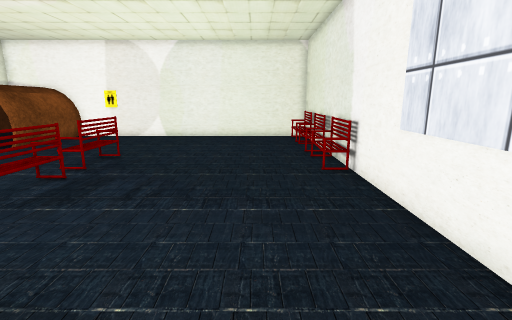
View 1 (above)

16 first-person views from a walk through a Unity game level. The camera is 1.3 m above the floor, tilts 12° down and sees 85° across. The floor is counted in squares, 0.5 m on a side. Each view is taken from the middle of a square. On the plan, view 1 faces up. The plan holds only what a view shows up to about 19 squares ahead; the rest is blank. The place goes on beyond the plan. The player character is not drawn. Some surface patterns are stand-ins.

View 2
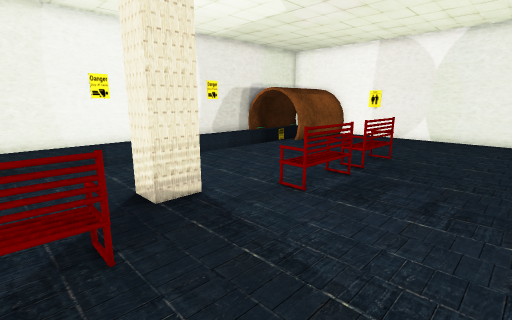

View 3
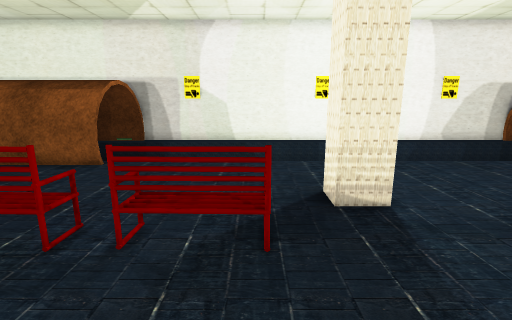

View 4
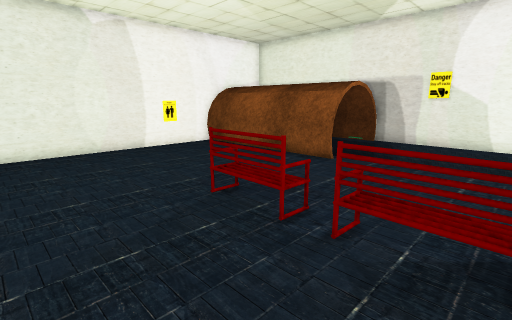

View 5
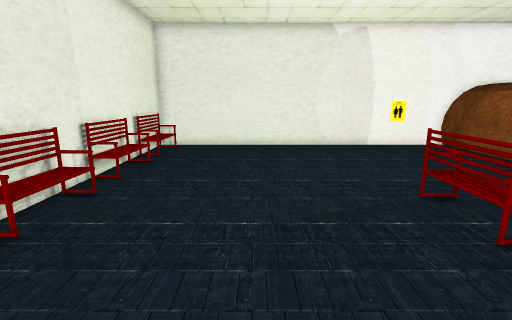

View 6
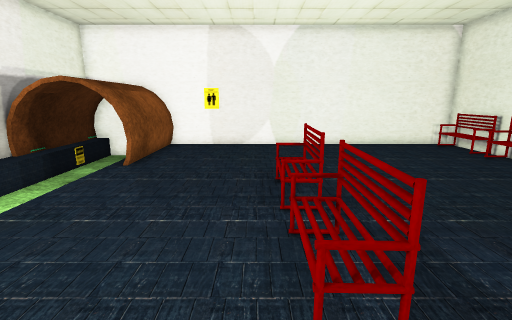

View 7
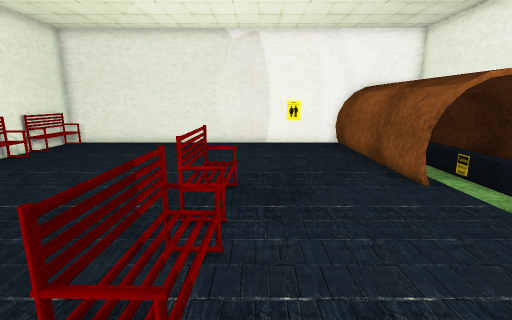

View 8
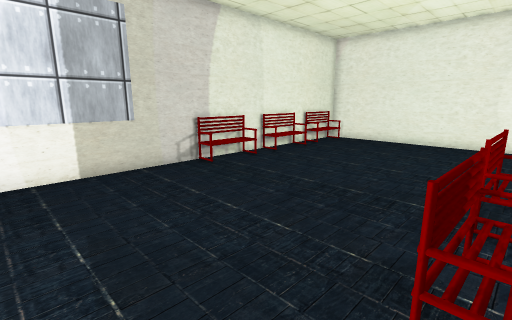

View 9
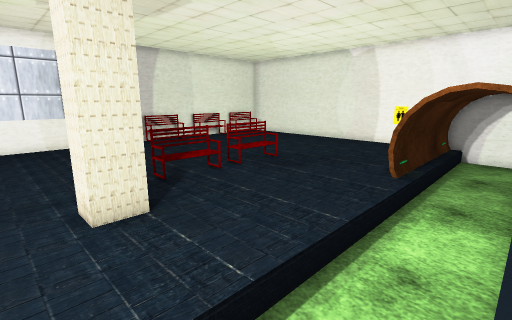

View 10
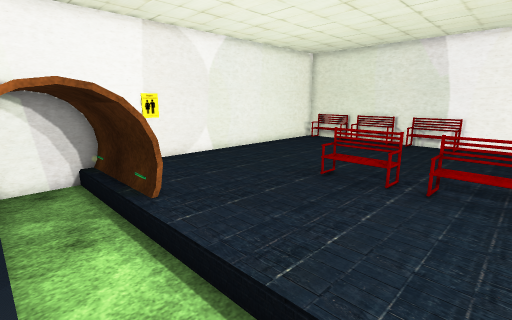

View 11
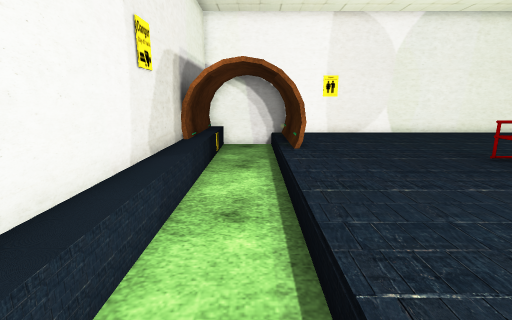

View 12
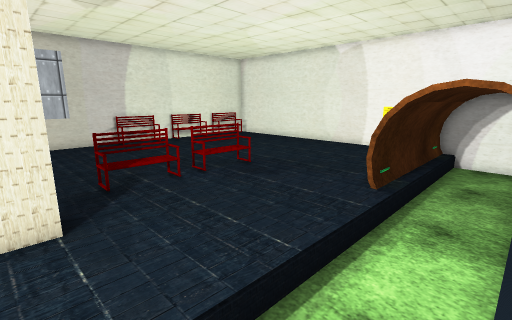

View 13
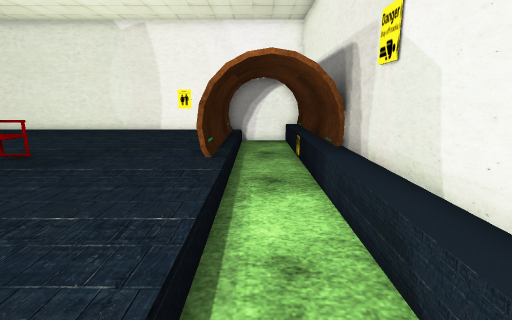

View 14
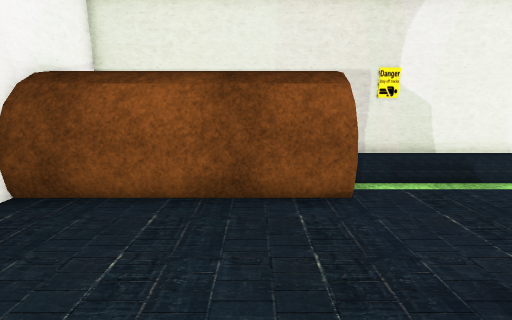

View 15
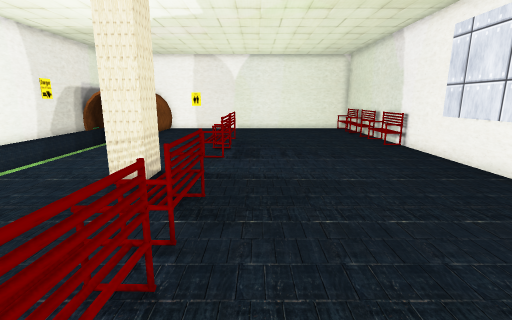

View 16
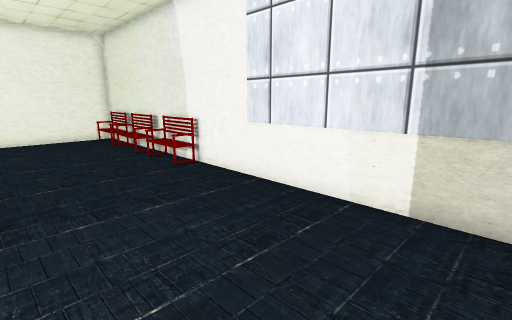

### Floor plan
Key: @ floor where view 1 was taken; # wall or solid block; . main floor; - floor 0.25 m lower than the main floor; / step, stairs or slope; = window, fence, low wall or low ledge; v drop or lower ground; O other object.
Columns run from 18 left of view 1 to 4 right of it. Each row starts with its distance up from view 1.
 21  ######################
 20  #--##...............O#
 19  #--##............... #
 18  #--##...............##
 17  #--##...............O#
 16 ##--##............... #
 15 ##--##............... #
 14 #/--/................v#
 13 #/--/......O.........O#
 12 #/--/................ #
 11 #/--/................ #
 10 #/--/......O.........O#
  9 #/--/......OO.........#
  8 #/--/.................#
  7 #/--/......OO.........#
  6 #/  /......O..........#
  5 #/  /.................#
  4 #/ -/...##............#
  3 #/ -/...##............#
  2 #/--/.................#
  1 #/--/......O..........#
  0 #/--/.............@...#
 -1 #/--/......OO.........#
 -2 #/--/.................#
 -3 #/--/......O.........O#
 -4 #/--/................ #
 -5 ##--##.....OO........ #
 -6 ##--##...............O#
 -7  #--##...............O#
 -8  #--##............... #
 -9  #--##............... #
-10  #--##............... #
-11  #--##...............v#
-12  #--##...............O#
-13  #--##...............O#
-14  #--##..............=##
-15  ######################

Positions as (right, up) in squares from view 1, and headings:
1: (0, 0), facing up
2: (-2, 0), facing up-left
3: (-2, 1), facing left
4: (-2, 1), facing down-left
5: (-2, 2), facing down
6: (-8, 4), facing up
7: (-8, 3), facing down
8: (-7, 4), facing down-right
9: (-17, 6), facing down-right
10: (-17, 7), facing up-right
11: (-15, 4), facing up
12: (-17, 4), facing down-right
13: (-15, 4), facing down
14: (-6, -8), facing left
15: (-5, -6), facing up
16: (-3, 0), facing up-right
